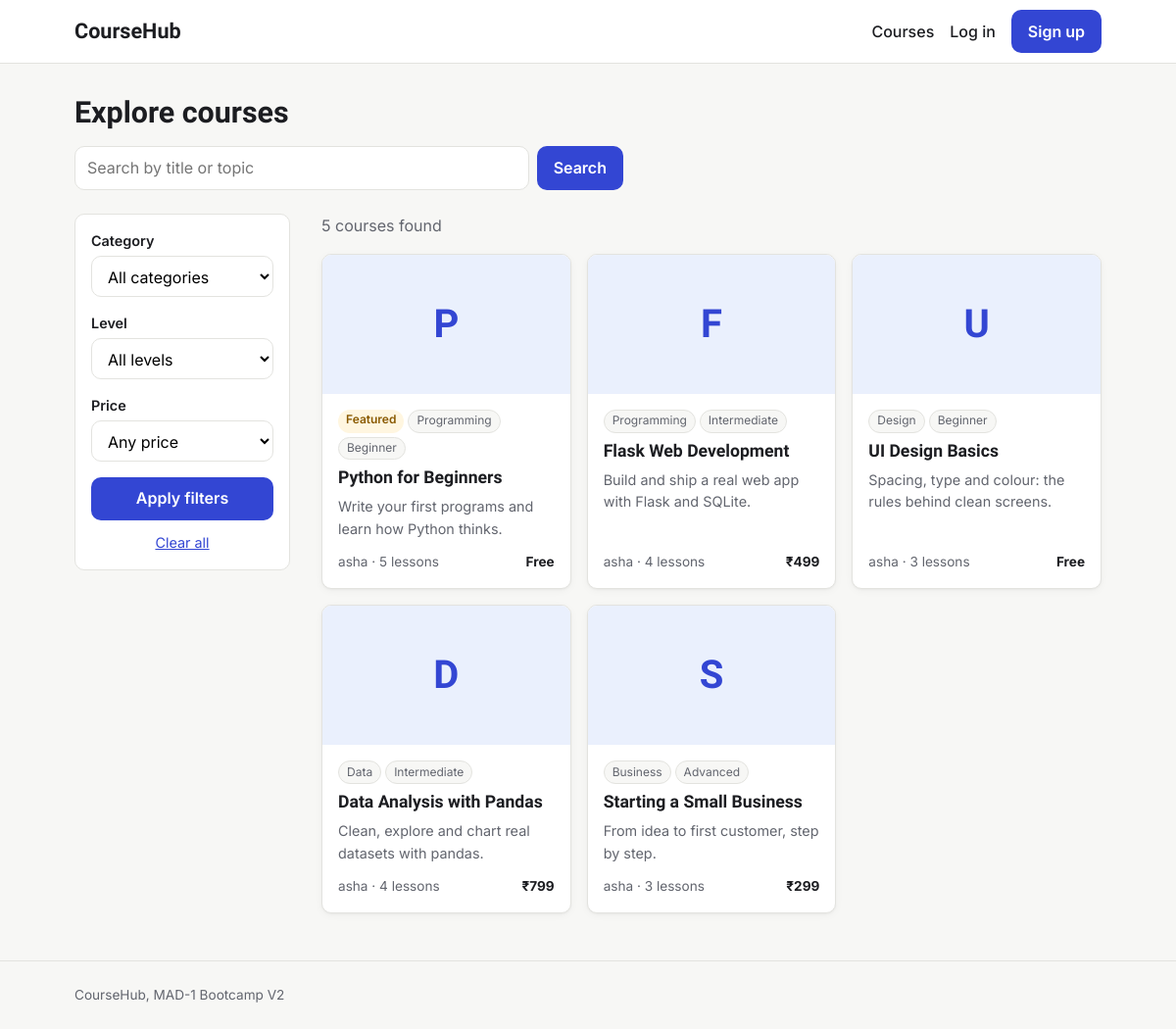
The app's page /courses, older data.
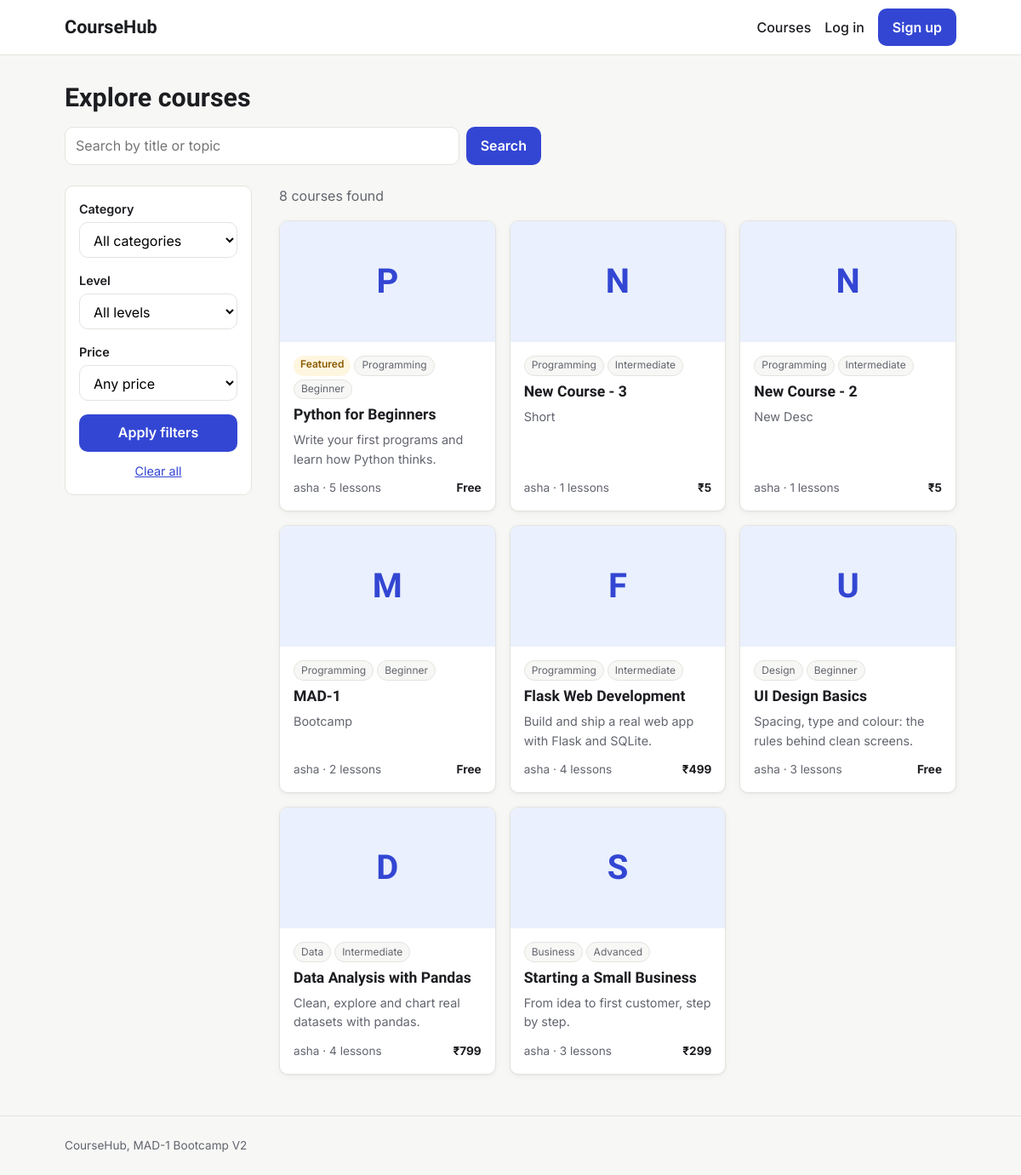
The same page, newer data.
### models.py (models this page shows, shortened)
class Course(db.Model):
    id = db.Column(db.Integer, primary_key=True)
    title = db.Column(db.String(200), nullable=False)
    slug = db.Column(db.String(200), unique=True, nullable=False)
    description = db.Column(db.Text)
    short_description = db.Column(db.String(500))
    thumbnail = db.Column(db.String(300))
    price = db.Column(db.Float, default=0.0)
    category = db.Column(db.String(50))
    level = db.Column(db.String(20))
    is_published = db.Column(db.Boolean, default=False)
    is_featured = db.Column(db.Boolean, default=False)
    instructor_id = db.Column(db.Integer, db.ForeignKey("user.id"), nullable=False)
    created_at = db.Column(db.DateTime, default=utc_now)
    updated_at = db.Column(db.DateTime, default=utc_now, onupdate=utc_now)
    lessons = db.relationship(
        "Lesson",
        backref="course",
        cascade="all, delete-orphan",
        order_by="Lesson.order",
    )
    enrollments = db.relationship(
        "Enrollment", backref="course", cascade="all, delete-orphan"
    )

class User(db.Model):
    id = db.Column(db.Integer, primary_key=True)
    username = db.Column(db.String(80), unique=True, nullable=False)
    email = db.Column(db.String(120), unique=True, nullable=False)
    password_hash = db.Column(db.String(256), nullable=False)
    role = db.Column(db.String(20), nullable=False, default="student")
    bio = db.Column(db.Text)
    avatar = db.Column(db.String(200))
    created_at = db.Column(db.DateTime, default=utc_now)
    is_active = db.Column(db.Boolean, default=True)
    taught_courses = db.relationship("Course", backref="instructor", lazy=True)
    enrollments = db.relationship(
        "Enrollment", backref="student", cascade="all, delete-orphan"
    )
    completions = db.relationship(
        "LessonCompletion", backref="student", cascade="all, delete-orphan"
    )

### routes/courses.py (the view, shortened to what this page needs)
@bp.route("/courses")
def course_list():
    filters = {
        "q": request.args.get("q", "").strip(),
        "category": request.args.get("category", ""),
        "level": request.args.get("level", ""),
        "price": request.args.get("price", ""),
    }
    query = db.select(Course).where(Course.is_published.is_(True))
    if filters["category"] in CATEGORIES:
        query = query.where(Course.category == filters["category"])
    if filters["level"] in LEVELS:
        query = query.where(Course.level == filters["level"])
    if filters["price"] == "free":
        query = query.where(Course.price == 0)
    elif filters["price"] == "paid":
        query = query.where(Course.price > 0)
    query = query.order_by(Course.is_featured.desc(), Course.created_at.desc())
    page = db.paginate(query, per_page=9, error_out=False)
    return render_template(
        "course_list.html",
        page=page,
        filters=filters,
        categories=CATEGORIES,
        levels=LEVELS,
    )

### templates/course_list.html (shortened to what this page needs)
{% extends "base.html" %}
{% from "macros.html" import pagination with context %}
{% block content %}
<div class="page-header">
  <h1>Explore courses</h1>
  <form class="search-bar" action="{{ url_for('courses.course_list') }}" method="get" role="search">
    <input id="q" name="q" type="search" value="{{ filters.q }}" placeholder="Search by title or topic">
    <button type="submit" class="btn btn-primary">Search</button>
  </form>
</div>
<div class="catalog">
  <aside class="filters">
    <form action="{{ url_for('courses.course_list') }}" method="get">
      <div class="field">
        <label for="category">Category</label>
        <select id="category" name="category">
          <option value="">All categories</option>
        </select>
      </div>
      <div class="field">
        <label for="level">Level</label>
        <select id="level" name="level">
          <option value="">All levels</option>
        </select>
      </div>
      <div class="field">
        <label for="price">Price</label>
        <select id="price" name="price">
          <option value="">Any price</option>
        </select>
      </div>
      <button type="submit" class="btn btn-primary btn-block">Apply filters</button>
      <a class="clear-link" href="{{ url_for('courses.course_list') }}">Clear all</a>
    </form>
  </aside>
  <section aria-label="Course results">
    <p class="muted result-count">{{ page.total }} course{{ '' if page.total == 1 else 's' }} found</p>
    {% if page.items %}
      <div class="course-grid">
        {% for course in page.items %}
          <article class="course-card">
            <a href="{{ url_for('courses.course_detail', slug=course.slug) }}" class="course-thumb" aria-hidden="true" tabindex="-1">
              {% if course.thumbnail %}
                <img src="{{ course.thumbnail }}" alt="">
              {% else %}
                <span>{{ course.title[0] }}</span>
              {% endif %}
            </a>
            <div class="course-body">
              <div class="tags">
                {% if course.is_featured %}<span class="badge badge-featured">Featured</span>{% endif %}
                {% if course.category %}<span class="tag">{{ course.category|capitalize }}</span>{% endif %}
                {% if course.level %}<span class="tag">{{ course.level|capitalize }}</span>{% endif %}
              </div>
              <h2><a href="{{ url_for('courses.course_detail', slug=course.slug) }}">{{ course.title }}</a></h2>
              <p class="muted">{{ course.short_description or '' }}</p>
              <div class="course-meta">
                <span>{{ course.instructor.username }} · {{ course.lessons|length }} lessons</span>
                <strong>{{ course.price|price }}</strong>
              </div>
            </div>
          </article>
        {% endfor %}
      </div>
    {% else %}
      <div class="empty-state">
        <h2>No courses match</h2>
        <p class="muted">Try a different search or clear the filters.</p>
        <a class="btn btn-secondary" href="{{ url_for('courses.course_list') }}">Show all courses</a>
      </div>
    {% endif %}
  </section>
</div>
{% endblock %}

Row changes from the older to the newer data that the page shows:
added Course: title "N", category "Programming", level "Intermediate", title "New Course - 3", short_description "Short", instructor.username "asha", lessons|length "1", price "₹5"
added Course: title "N", category "Programming", level "Intermediate", title "New Course - 2", short_description "New Desc", instructor.username "asha", lessons|length "1", price "₹5"
added Course: title "M", category "Programming", level "Beginner", title "MAD-1", short_description "Bootcamp", instructor.username "asha", lessons|length "2", price "Free"
Text that changed along with them:
{{ page.total }}: "5" → "8"
